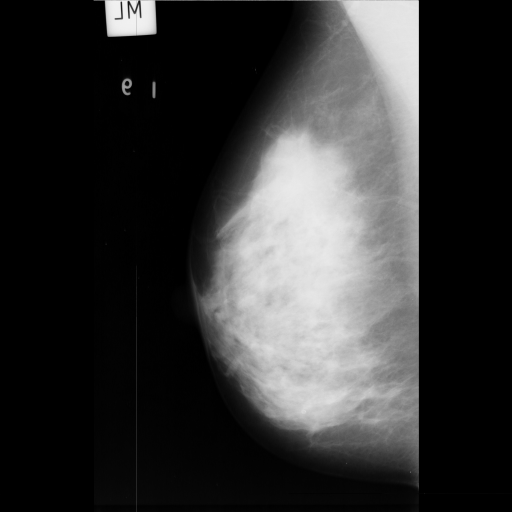
#> input picture data/Glandular-denso/mdb003.jpg, 1024 x 1024 px (shown at 1/2 size); its folder holds only this picture in this run
$ python -i segmentation.py   (imports and definitions only)
#> lines starting #> are read from the running program, lines starting #| are printed output that depends on the picture; after the words box and inside, x2 and y2 are one past the last pixel; in counts of white or black regions, pixels touching at a corner belong together
import cv2
import numpy as np
import matplotlib.pyplot as plt
import os
from scipy.ndimage import label, find_objects
from utilities import save_image, visualize_image


def keep_largest_object(binary_image):
    """
    Retains the largest connected component in a binary image.

    Parameters:
        binary_image (numpy.ndarray): Input binary image where objects have values > 0.

    Returns:
        numpy.ndarray: Binary mask containing only the largest object,
                       with values 0 (background) and 255 (largest object).
    """

    #Label components
    labeled_image, num_features = label(binary_image)

    # Area of each component
    object_slices = find_objects(labeled_image)
    areas = [np.sum(labeled_image[obj_slice] == label_id + 1) for label_id, obj_slice in enumerate(object_slices)]

    #Identify index of biggest component
    largest_component_idx = np.argmax(areas) + 1  #Labeled objects index start at 1

    #Mask with biggest object
    largest_object_mask = (labeled_image == largest_component_idx).astype(np.uint8)

    return largest_object_mask * 255


def remove_labels(image):
    """
    Removes labels (unwanted small regions or artifacts) from an image, keeping only the largest connected component.
    Smooths the resulting region to produce cleaner borders.

    Parameters:
        image (numpy.ndarray): Input grayscale image.

    Returns:
        numpy.ndarray: Processed grayscale image with labels removed and borders smoothed.
    """

    #Binarize image
    _, binarized = cv2.threshold(image, 20, 255, cv2.THRESH_BINARY)

    #Separate regions that could be joined
    kernel_separate = cv2.getStructuringElement(cv2.MORPH_RECT, (5, 5))
    binarized = cv2.morphologyEx(binarized, cv2.MORPH_OPEN, kernel_separate)

    #Keep biggest binary object from image
    without_labels_binary = keep_largest_object(binarized)

    #Image without labels
    final =  cv2.bitwise_and(image, without_labels_binary)

    #Smooth borders
    radius = 10
    kernel_opening = cv2.getStructuringElement(cv2.MORPH_ELLIPSE, (2*radius+1, 2*radius+1))
    without_labels_binary_smooth = cv2.morphologyEx(without_labels_binary, cv2.MORPH_OPEN, kernel_opening)

    #Image without labels smooth
    final_smooth =  cv2.bitwise_and(image, without_labels_binary_smooth)

    # [8 lines of commented-out code are left out]

    return final_smooth


# [360 lines left out: functions adjust_image_orientation, breast_orientate, remove_empty_columns, region_growing, restore_columns, remove_muscle and 5 more, not called in this run]


>>> import cv2
>>> picture = cv2.imread('../data/Glandular-denso/mdb003.jpg')
#> picture is the input picture: shape (1024, 1024, 3); min 0, max 243, mean 52
>>> result = remove_labels(picture)
#> in remove_labels, `_, binarized = cv2.threshold(image, 20, 255, cv2.THRESH_BINARY)`:
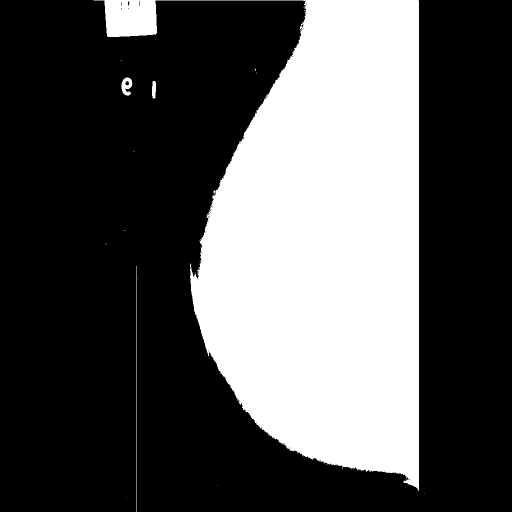
#> binarized: shape (1024, 1024, 3) (shown at 1/2 size); 32.9% white; 32 white regions (28 under 20 px), largest, box (x1, y1, x2, y2) and area: (187, 0, 838, 982) 343179, (243, 155, 265, 191) 501, (273, 532, 274, 1024) 492, (304, 162, 312, 197) 244
#> in remove_labels, `binarized = cv2.morphologyEx(binarized, cv2.MORPH_OPEN, kernel_separate)`:
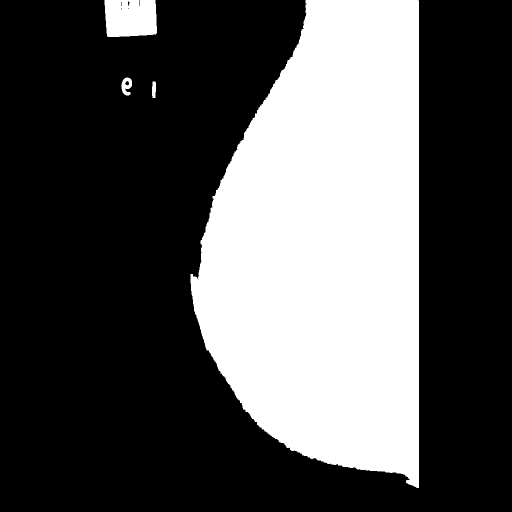
#> binarized: shape (1024, 1024, 3) (shown at 1/2 size); 32.7% white; 4 white regions, box (x1, y1, x2, y2) and area: (381, 0, 838, 976) 334880, (209, 0, 314, 74) 7269, (243, 155, 264, 191) 494, (304, 163, 312, 196) 236
#> in keep_largest_object, `labeled_image, num_features = label(binary_image)`:
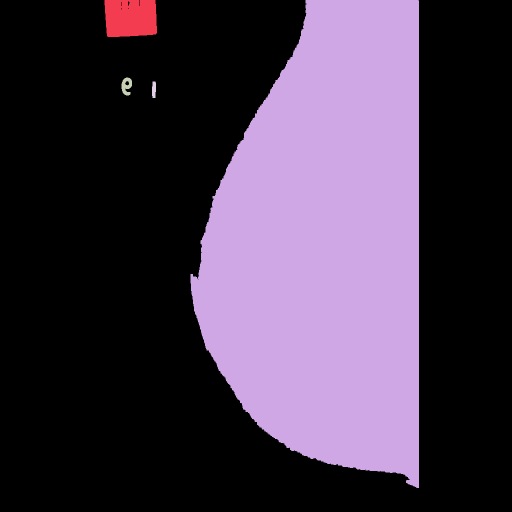
#> labeled_image: shape (1024, 1024, 3) int32 (shown at 1/2 size); 5 distinct labels, from 0 to 4; one colour per label, 0 black
#> in keep_largest_object, `labeled_image, num_features = label(binary_image)`: num_features = 4
#> in keep_largest_object, `object_slices = find_objects(labeled_image)`: object_slices = 4 items
#> in keep_largest_object, `areas = [np.sum(labeled_image[obj_slice] == label_id + 1) for label_id..`: areas = [21807, 1004640, 1482, 708]
#> in keep_largest_object, `largest_component_idx = np.argmax(areas) + 1`: largest_component_idx = 2
#> in keep_largest_object, `largest_object_mask = (labeled_image == largest_component_idx).astype(..`:
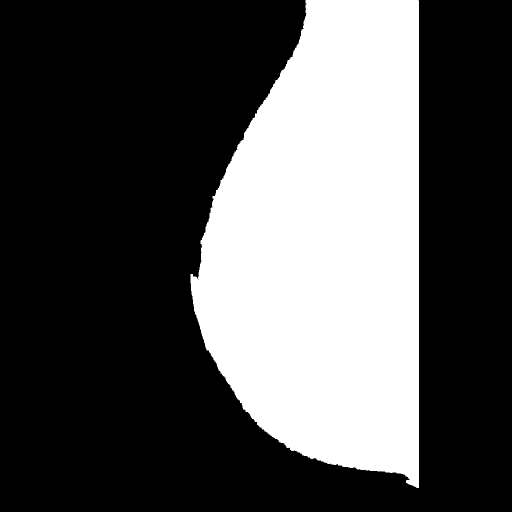
#> largest_object_mask: shape (1024, 1024, 3) (shown at 1/2 size); values 0 (black) and 1 (white), 31.9% white; 1 white region, box (x1, y1, x2, y2) and area: (381, 0, 838, 976) 334880
#> in remove_labels, `without_labels_binary_smooth = cv2.morphologyEx(without_labels_binary,..`: without_labels_binary_smooth: shape (1024, 1024, 3); 31.9% white; 1 white region, box (x1, y1, x2, y2) and area: (382, 0, 838, 963) 334063

$ run again, on data/Glandular-denso/mdb004.jpg
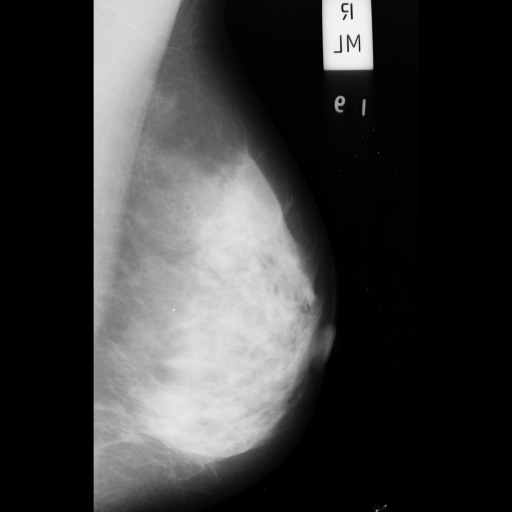
#> input picture data/Glandular-denso/mdb004.jpg, 1024 x 1024 px (shown at 1/2 size)
#> picture is the input picture: shape (1024, 1024, 3); min 0, max 244, mean 59.5
#> in keep_largest_object, `labeled_image, num_features = label(binary_image)`:
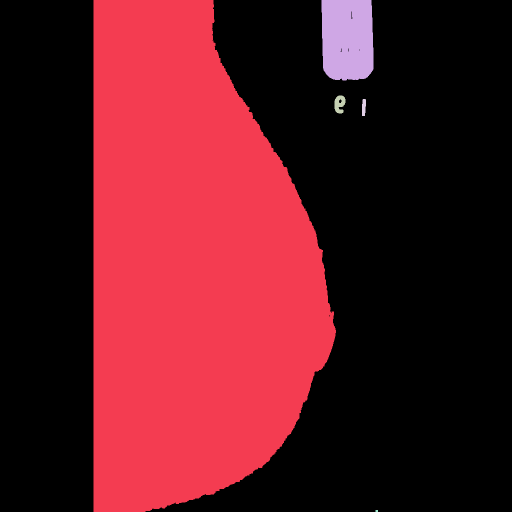
#> labeled_image: shape (1024, 1024, 3) int32 (shown at 1/2 size); 6 distinct labels, from 0 to 5; one colour per label, 0 black
#> num_features = 5
#> object_slices = 5 items
#> areas = [1138554, 47175, 1683, 705, 60]
#> largest_component_idx = 1
#> in keep_largest_object, `largest_object_mask = (labeled_image == largest_component_idx).astype(..`:
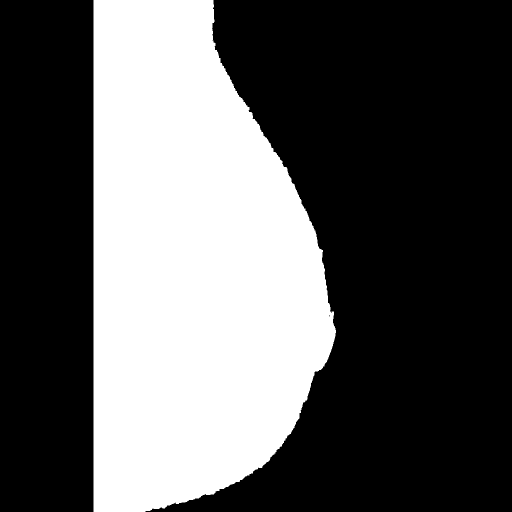
#> largest_object_mask: shape (1024, 1024, 3) (shown at 1/2 size); values 0 (black) and 1 (white), 36.2% white; 1 white region, box (x1, y1, x2, y2) and area: (187, 0, 672, 1024) 379518
#> without_labels_binary_smooth: shape (1024, 1024, 3); 36.1% white; 1 white region, box (x1, y1, x2, y2) and area: (187, 0, 671, 1024) 378973

$ run again, on data/Glandular-denso/mdb033.jpg
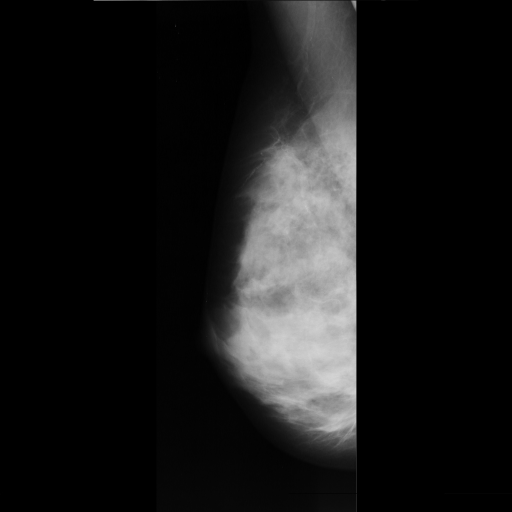
#> input picture data/Glandular-denso/mdb033.jpg, 1024 x 1024 px (shown at 1/2 size)
#> picture is the input picture: shape (1024, 1024, 3); min 0, max 213, mean 25
#> in remove_labels, `binarized = cv2.morphologyEx(binarized, cv2.MORPH_OPEN, kernel_separate)`:
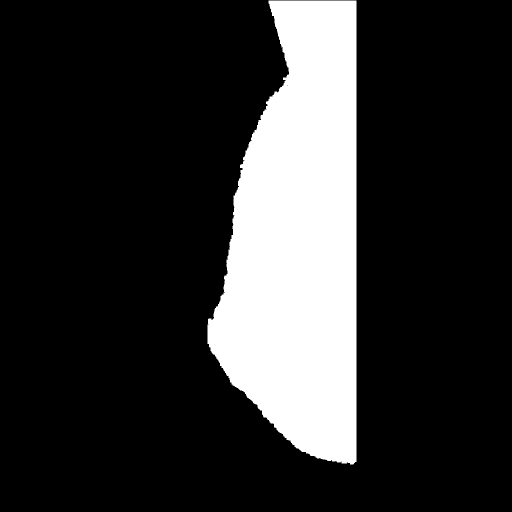
#> binarized: shape (1024, 1024, 3) (shown at 1/2 size); 18.9% white; 1 white region, box (x1, y1, x2, y2) and area: (415, 1, 713, 929) 198433
#> num_features = 1
#> object_slices = 1 item
#> areas = [595299]
#> largest_component_idx = 1
#> in remove_labels, `without_labels_binary_smooth = cv2.morphologyEx(without_labels_binary,..`:
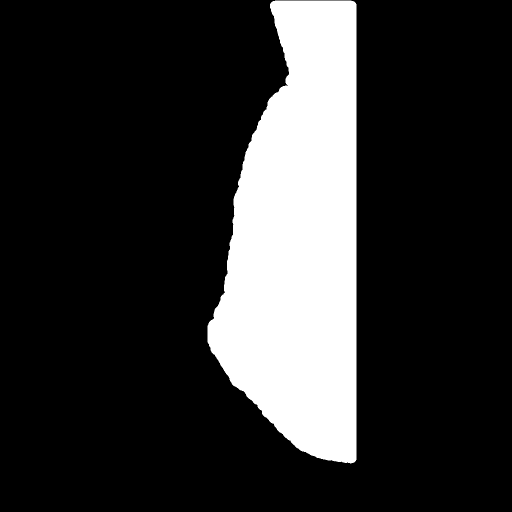
#> without_labels_binary_smooth: shape (1024, 1024, 3) (shown at 1/2 size); 18.9% white; 1 white region, box (x1, y1, x2, y2) and area: (415, 1, 713, 927) 197698
